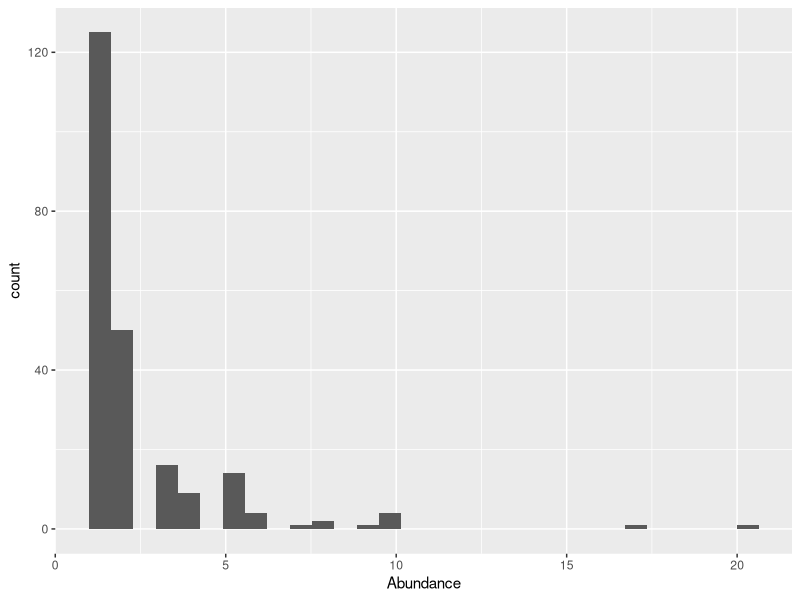
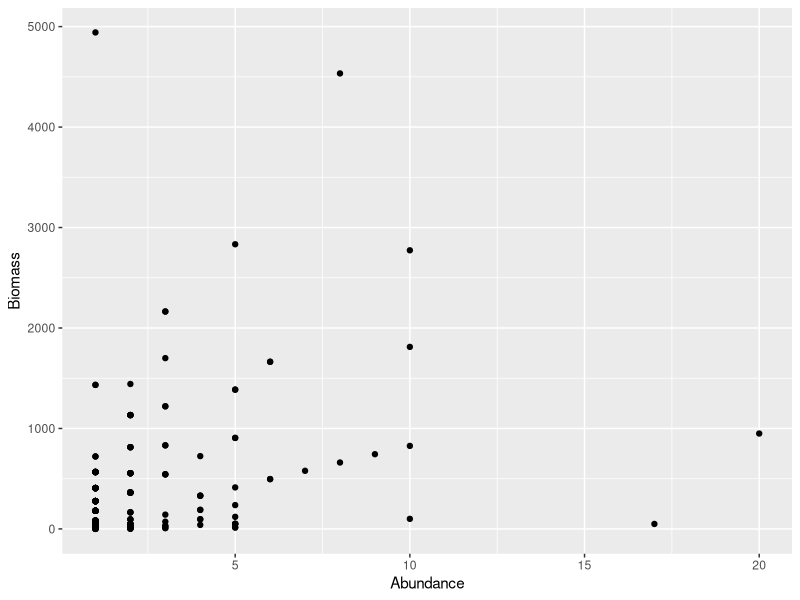
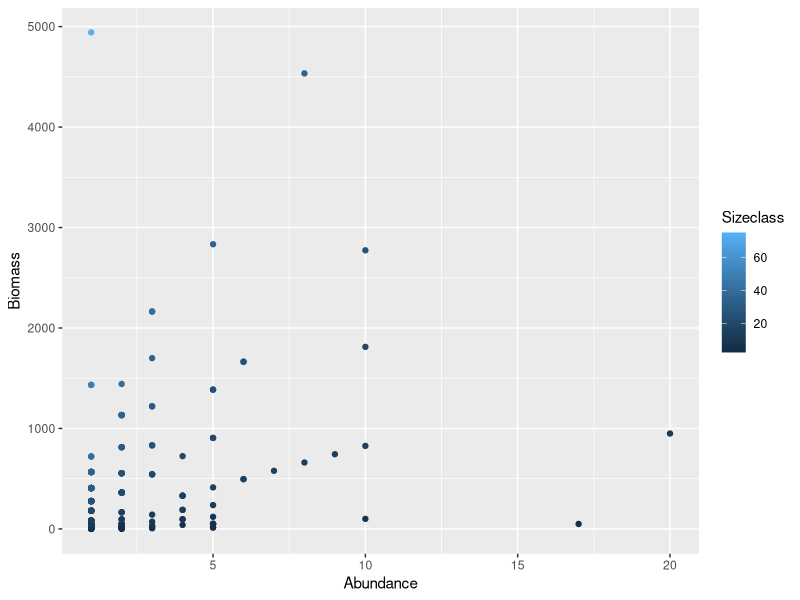
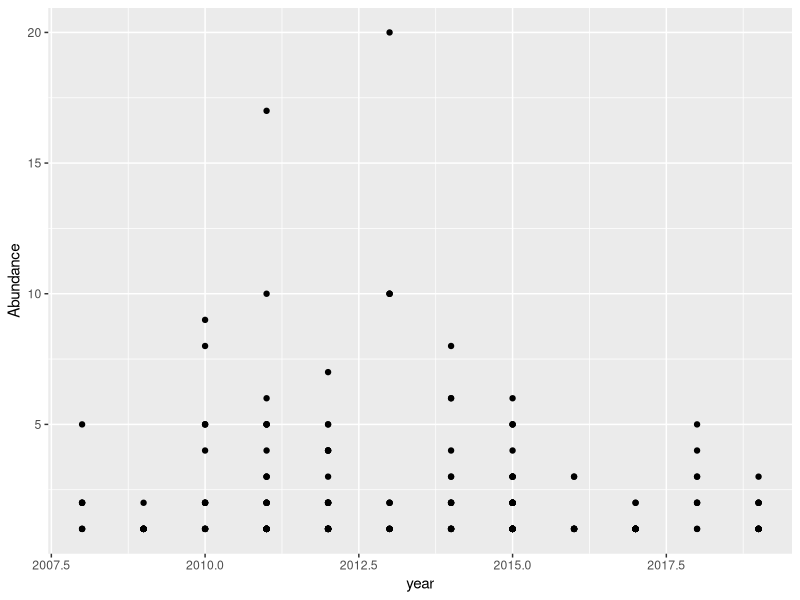
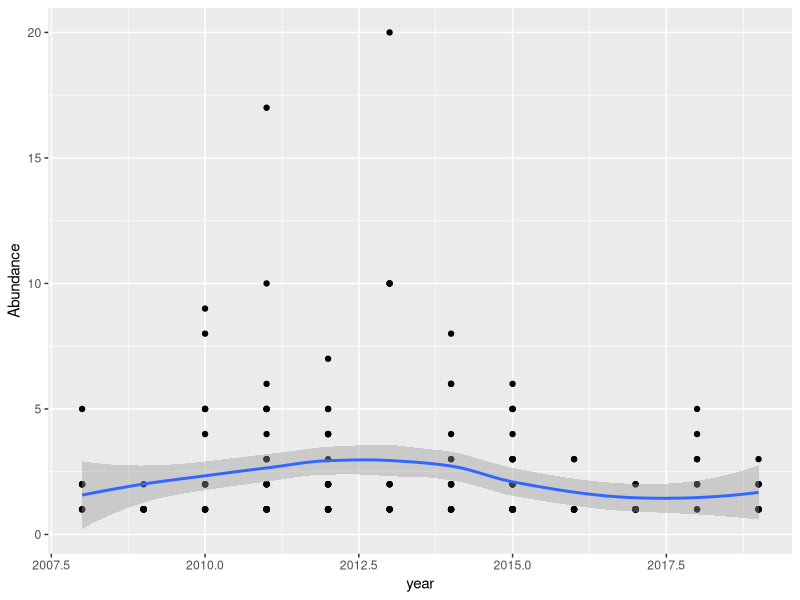
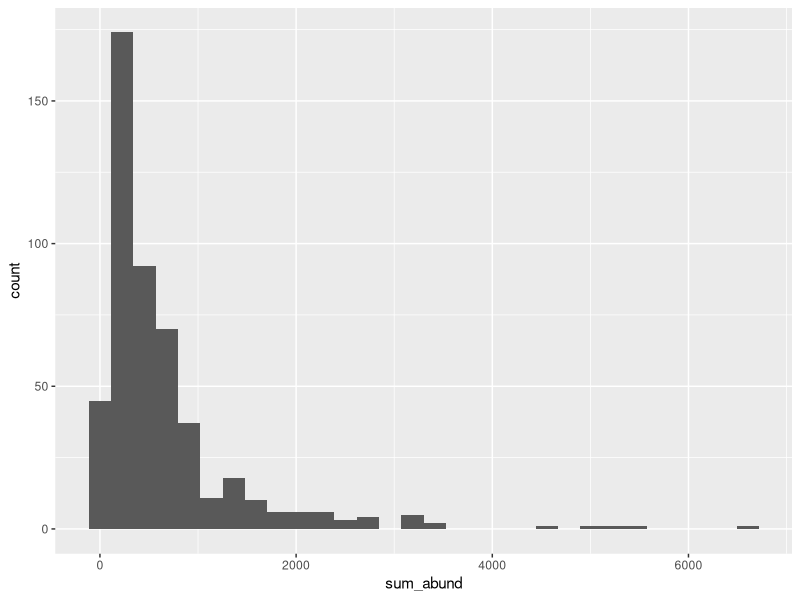
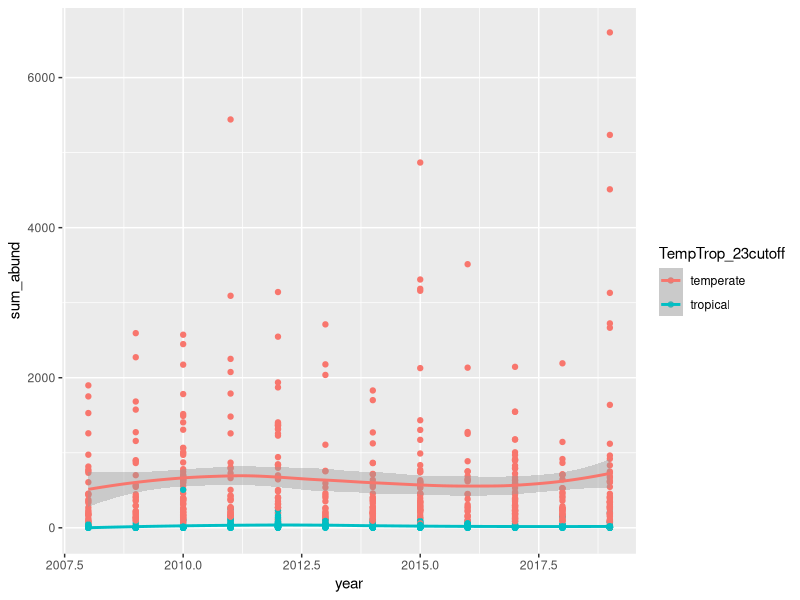
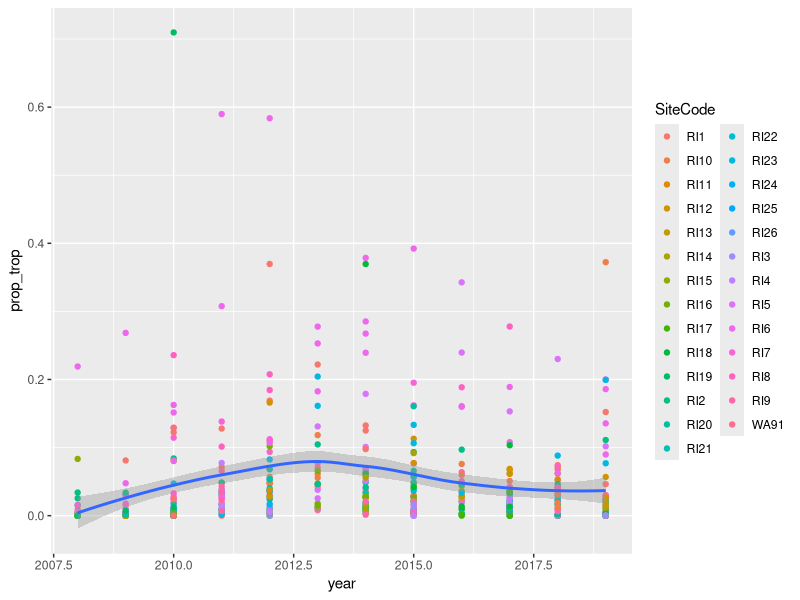

These charts were generated, in order, by the following R code:
## ---- chunk 1
knitr::opts_chunk$set(echo = TRUE)
## ---- chunk 2
# RLS data wrangling course
# CJ Brown 
#2020-07-23
## ---- chunk 3
library(readr)
## ---- chunk 4
dat <- read_csv("data-raw/Rottnest-Island-UVC.csv")
## ---- chunk 5
str(dat)
names(dat)
nrow(dat)
head(dat)
tail(dat)
length(unique(dat$SurveyID))
length(unique(dat$SpeciesID))
unique(dat$Sizeclass)
table(dat$Method)
## ---- chunk 6
library(dplyr)
## ---- chunk 7
datscarus <- filter(dat, CURRENT_TAXONOMIC_NAME == "Scarus ghobban")
## ---- chunk 8
library(ggplot2)
## ---- chunk 9
ggplot(datscarus) + 
  aes(x = Abundance) + 
  geom_histogram()
## ---- chunk 10
ggplot(datscarus) + 
  aes(x = Abundance, y = Biomass) +
  geom_point()
## ---- chunk 11
ggplot(datscarus) + 
  aes(x = Abundance, y = Biomass, color = Sizeclass) +
  geom_point()
## ---- chunk 12
survdat <- read_csv("data-raw/Rottnest-Island-surveys.csv")
datscarus2 <- left_join(datscarus, survdat, by = "SurveyID")
## ---- chunk 13
nrow(datscarus)
nrow(datscarus2)
## ---- chunk 14
library(lubridate)
datscarus2$year <- year(datscarus2$SurveyDate)
## ---- chunk 15
ggplot(datscarus2) + 
  aes(x = year, y = Abundance) + 
  geom_point()
## ---- chunk 16
ggplot(datscarus2) + 
  aes(x = year, y = Abundance) + 
  geom_point() +
  stat_smooth()
## ---- chunk 17
sdat <- read_csv("data-raw/Rottnest-Island-sites.csv")
dat2 <- left_join(dat, survdat, by = "SurveyID")
nrow(dat)
length(unique(dat$SurveyID))
length(unique(dat2$SurveyID))
nrow(dat2)
dat2 <- left_join(dat2, sdat, by = "SiteCode")
nrow(dat2)
length(unique(dat2$SurveyID))
## ---- chunk 18
dat2$year <- year(dat2$SurveyDate)
dat2g <- group_by(dat2, SurveyID)
datA <- summarize(dat2g, 
                  sum_abund = sum(Abundance, na.rm = TRUE))

## ---- chunk 19
ggplot(datA) + 
  aes(x = sum_abund, color = NULL) +
  geom_histogram()
## ---- chunk 20
dat3 <- filter(dat2, !is.na(TempTrop_23cutoff))
dat3g <- group_by(dat3, SurveyID, SiteCode, year, TempTrop_23cutoff)
dat4 <- summarize(dat3g, 
                  sum_abund = sum(Abundance, na.rm = TRUE))

## ---- chunk 21
ggplot(dat4) + 
  aes(x = year, y = sum_abund, color = TempTrop_23cutoff) +
  geom_point() +
  stat_smooth()
## ---- chunk 22
library(tidyr)
dat5 <- pivot_wider(dat4, names_from = TempTrop_23cutoff,
                    values_from = sum_abund,
                    values_fill = list(sum_abund = 0))
dat5 <- mutate(dat5, prop_trop = tropical/(temperate + tropical))

## ---- chunk 23
ggplot(dat5) + 
  aes(x = year, y = prop_trop) +
  geom_point(aes(color = SiteCode)) + 
  stat_smooth()
## ---- chunk 24
dat6g <- group_by(dat5, SiteCode, year)
dat6 <- summarize(dat6g, prop_trop = mean(prop_trop))
## ---- chunk 25
ggplot(dat6) + 
  aes(x = year, y = prop_trop, color = SiteCode) +
  geom_line()
